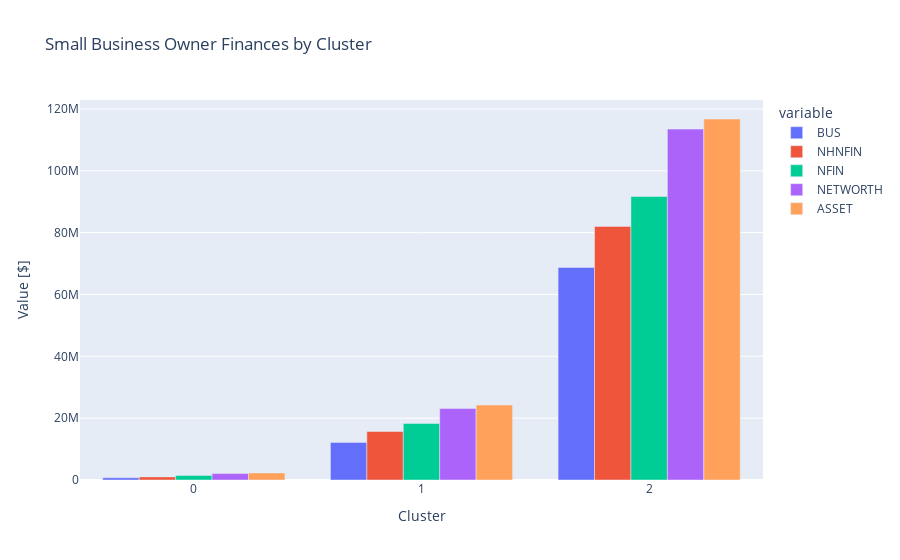

The notebook cell saved with this chart:
### Markdown cell above
#### Task 6.5.18

### Code cell
# Create side-by-side bar chart of `xgb`
fig=px.bar(
    xgb,barmode="group",title="Small Business Owner Finances by Cluster")

fig.update_layout(xaxis_title="Cluster",yaxis_title="Value [$]")
fig.show()

### Figure 1 — Plotly figure (JSON) as saved in the notebook; plotly's stock layout.template omitted (floating-point values rounded to 4 significant figures)
{"data": [{"alignmentgroup": "True", "hovertemplate": "variable=BUS<br>index=%{x}<br>value=%{y}<extra></extra>", "legendgroup": "BUS", "marker": {"color": "#636efa", "pattern": {"shape": ""}}, "name": "BUS", "offsetgroup": "BUS", "orientation": "v", "showlegend": true, "textposition": "auto", "type": "bar", "x": [0, 1, 2], "xaxis": "x", "y": [736700.0, 12160000.0, 68740000.0], "yaxis": "y"}, {"alignmentgroup": "True", "hovertemplate": "variable=NHNFIN<br>index=%{x}<br>value=%{y}<extra></extra>", "legendgroup": "NHNFIN", "marker": {"color": "#EF553B", "pattern": {"shape": ""}}, "name": "NHNFIN", "offsetgroup": "NHNFIN", "orientation": "v", "showlegend": true, "textposition": "auto", "type": "bar", "x": [0, 1, 2], "xaxis": "x", "y": [1002000.0, 15680000.0, 82020000.0], "yaxis": "y"}, {"alignmentgroup": "True", "hovertemplate": "variable=NFIN<br>index=%{x}<br>value=%{y}<extra></extra>", "legendgroup": "NFIN", "marker": {"color": "#00cc96", "pattern": {"shape": ""}}, "name": "NFIN", "offsetgroup": "NFIN", "orientation": "v", "showlegend": true, "textposition": "auto", "type": "bar", "x": [0, 1, 2], "xaxis": "x", "y": [1488000.0, 18290000.0, 91700000.0], "yaxis": "y"}, {"alignmentgroup": "True", "hovertemplate": "variable=NETWORTH<br>index=%{x}<br>value=%{y}<extra></extra>", "legendgroup": "NETWORTH", "marker": {"color": "#ab63fa", "pattern": {"shape": ""}}, "name": "NETWORTH", "offsetgroup": "NETWORTH", "orientation": "v", "showlegend": true, "textposition": "auto", "type": "bar", "x": [0, 1, 2], "xaxis": "x", "y": [2076000.0, 23100000.0, 113500000.0], "yaxis": "y"}, {"alignmentgroup": "True", "hovertemplate": "variable=ASSET<br>index=%{x}<br>value=%{y}<extra></extra>", "legendgroup": "ASSET", "marker": {"color": "#FFA15A", "pattern": {"shape": ""}}, "name": "ASSET", "offsetgroup": "ASSET", "orientation": "v", "showlegend": true, "textposition": "auto", "type": "bar", "x": [0, 1, 2], "xaxis": "x", "y": [2281000.0, 24230000.0, 116800000.0], "yaxis": "y"}], "layout": {"barmode": "group", "legend": {"title": {"text": "variable"}, "tracegroupgap": 0}, "title": {"text": "Small Business Owner Finances by Cluster"}, "xaxis": {"anchor": "y", "domain": [0, 1], "title": {"text": "Cluster"}}, "yaxis": {"anchor": "x", "domain": [0, 1], "title": {"text": "Value [$]"}}}}
